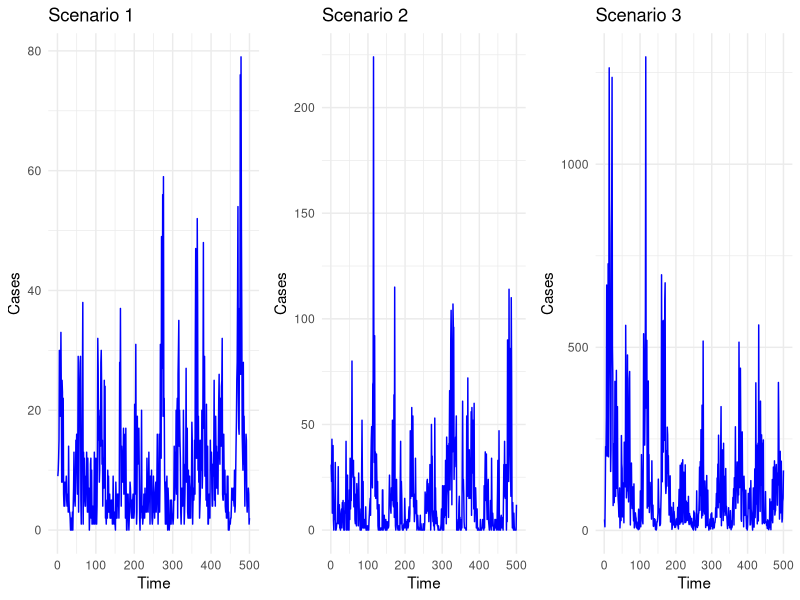
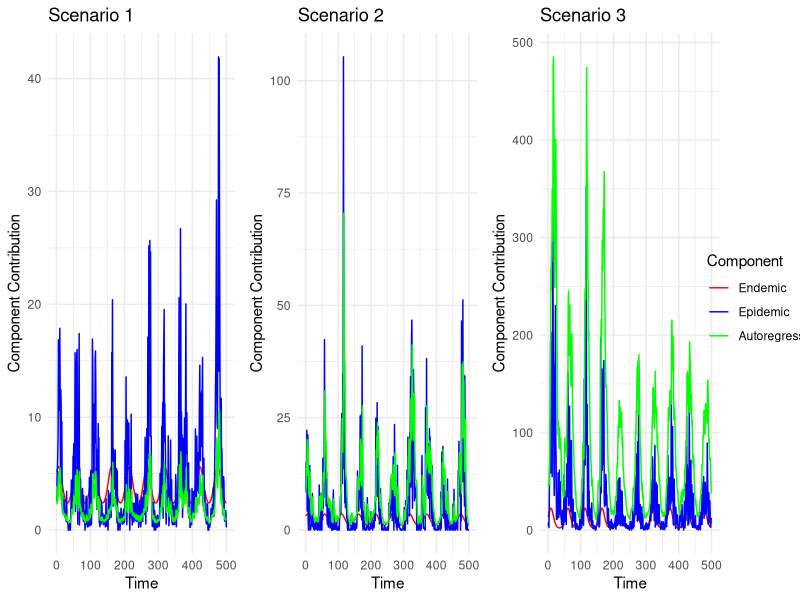

Write the R code that produced these figures, in order. (Note: a time limit stopped this script after it produced the figures.)
# 1) Load packages for visualization
library(ggplot2)
library(reshape2)
library(gridExtra)
library(grid)

set.seed(1021)

# 2) Define the generalized model function with flexible dispersion

xi <- function(psi,theta,lambda_t){
  psi + (theta / lambda_t)
}

simulate_ee_ar_generalized <- function(T = 552, lambda_start = 100, psi = 0.1, theta = 0.5, 
                                       alpha_nu = 5, beta_nu = 0.1, gamma_nu = 0.1,
                                       alpha_phi = 0.2, beta_phi = 0.1, gamma_phi = 0.1,
                                       gamma = 0.5, S = 52) {
  # Initialize variables
  Xt <- numeric(T)  # Infection counts per week
  lambda_t <- numeric(T)  # Conditional mean
  nu_t <- numeric(T)  # Seasonal components
  phi_t_values <- numeric(T)  # Epidemic components
  gamma_values <- numeric(T)  # Autoregressive components
  xi_t <- numeric(T)  # Stores ξ_t values
  
  # Initialize first values
  Xt[1] <- rnbinom(1, size = 1 / (psi + theta / lambda_start), mu = lambda_start)
  lambda_t[1] <- lambda_start
  nu_t[1] <- exp(alpha_nu + beta_nu * sin(2 * pi * 1 / S) + gamma_nu * cos(2 * pi * 1 / S))
  phi_t_values[1] <- 0  # No epidemic force at t = 1
  gamma_values[1] <- 0  # No autoregression at t = 1
  xi_t[1] <- psi + (theta / lambda_start)
  
  # Generate values for t = 2 to T
  for (t in 2:T) {
    # Compute components
    nu_t[t] <- exp(alpha_nu + beta_nu * sin(2 * pi * t / S) + gamma_nu * cos(2 * pi * t / S))
    phi_t_values[t] <- exp((alpha_phi + beta_phi * sin(2 * pi * t / S) + gamma_phi * cos(2 * pi * t / S))) * Xt[t-1]
    gamma_values[t] <- gamma * lambda_t[t-1]
    
    # Compute conditional mean
    lambda_t[t] <- nu_t[t] + phi_t_values[t] + gamma_values[t]
    
    # Compute dispersion parameter ξ_t
    xi_t[t] <- psi + (theta / lambda_t[t])
    
    # Sample new infections using the generalized dispersion model
    Xt[t] <- rnbinom(1, size = 1 / xi_t[t], mu = lambda_t[t])
  }
  
  return(list(Xt = Xt[-(1:S)], lambda_t = lambda_t[-(1:S)], nu_t = nu_t[-(1:S)], 
              phi_t_values = phi_t_values[-(1:S)], gamma_values = gamma_values[-(1:S)],
              xi_t = xi_t[-(1:S)])) 
}

# 3) Define simulation scenarios for the generalized model

scenarios <- list(
  list(gamma = 0.2, alpha_phi = -1.0, beta_phi = 0.3, gamma_phi = 0.3,
       alpha_nu = 1.3, beta_nu = 0.3, gamma_nu = 0.3, psi = 0.3, theta = 0.5,
       title = "Low Autoregression, Low Epidemic, High Seasonality"),
  
  list(gamma = 0.5, alpha_phi = -1.2, beta_phi = 0.4, gamma_phi = 0.4,
       alpha_nu = 0.7, beta_nu = 0.4, gamma_nu = 0.4, psi = 0.4, theta = 10,
       title = "Medium Autoregression, Medium Epidemic, Medium Seasonality"),
  
  list(gamma = 0.7, alpha_phi = -1.6, beta_phi = 0.3, gamma_phi = 0.2,
       alpha_nu = 2, beta_nu = 1, gamma_nu = 0.5, psi = 0.6, theta = 5,
       title = "High Autoregression, High Epidemic, Low Seasonality")
)

# 4) Simulate all scenarios
results_simulation <- lapply(scenarios, function(scenario) {
  simulate_ee_ar_generalized(gamma = scenario$gamma, 
                             alpha_phi = scenario$alpha_phi, 
                             beta_phi = scenario$beta_phi, 
                             gamma_phi = scenario$gamma_phi, 
                             alpha_nu = scenario$alpha_nu, 
                             beta_nu = scenario$beta_nu, 
                             gamma_nu = scenario$gamma_nu,
                             psi = scenario$psi,
                             theta = scenario$theta)
})

# 5) Plot the 3 simulations as time series

# Function that creates a data frame and plots the 
plot_scenarios <- function(results_simulation, scenarios) {
  time_series_plots <- list()
  for (i in 1:length(results_simulation)) {
    df <- data.frame(Time = 1:length(results_simulation[[i]]$Xt), Cases = results_simulation[[i]]$Xt)
    time_series_plots[[i]] <- ggplot(df, aes(x = Time, y = Cases)) +
      geom_line(color = "blue") +
      theme_minimal() +
      labs(title = paste("Scenario", i), x = "Time", y = "Cases")
    
  }
  return(time_series_plots)
}

# Generate plots
plots_scenarios <- plot_scenarios(results_simulation, scenarios)

# Arrange plots in a grid
grid.arrange(grobs = plots_scenarios, ncol = 3, nrow = 1)

# 6) Plot Decomposition of seasonal component nu_t, epidemic component phi_t * X_t 
#    and autoregressive component gamma * lambda_t

plot_decompositions <- function(results_simulation, scenarios) {
  
  decomposition_plots <- list()
  
  for (i in seq_along(results_simulation)) {
    result <- results_simulation[[i]]  # Select scenario results
    
    df_components <- data.frame(
      Time = 1:length(result$Xt),
      "Endemic" = result$nu_t,
      "Epidemic" = result$phi_t_values,
      "Autoregressive" = result$gamma_values
    )
    
    # Reshape for ggplot
    df_long <- melt(df_components, id.vars = "Time")
    
    # Create decomposition plot without legend
    p <- ggplot(df_long, aes(x = Time, y = value, color = variable)) +
      geom_line() +
      theme_minimal() +
      labs(title = paste("Scenario", i), 
           x = "Time", y = "Component Contribution") +
      scale_color_manual(values = c("red", "blue", "green")) +
      theme(legend.position = "none")  # Remove legend from individual plots
    
    decomposition_plots[[i]] <- p  # Store each plot in a list
  }
  
  # Extract legend from the first plot
  p_legend <- ggplot(df_long, aes(x = Time, y = value, color = variable)) +
    geom_line() +
    theme_minimal() +
    labs(color = "Component") +  # Ensure the legend appears
    scale_color_manual(values = c("red", "blue", "green")) 
  
  legend <- g_legend(p_legend)  # Extract the legend
  
  return(list(plots = decomposition_plots, legend = legend))
}

# Function to extract the legend from a ggplot object
g_legend <- function(a_gplot){
  tmp <- ggplot_gtable(ggplot_build(a_gplot))
  leg <- which(sapply(tmp$grobs, function(x) x$name) == "guide-box")
  legend <- tmp$grobs[[leg]]
  return(legend)
}

# Generate decomposition plots and extract the legend
decomposition_result <- plot_decompositions(results_simulation, scenarios)

# Arrange plots with a single legend on the right
grid.arrange(
  grobs = c(decomposition_result$plots, list(decomposition_result$legend)), 
  ncol = 4,  # 3 plots + 1 legend column
  widths = c(1, 1, 1, 0.3)  # Adjust legend width
)

# See what was computed for each scenario
results_1 <- as.data.frame(results_simulation[[1]])
results_2 <- as.data.frame(results_simulation[[2]])
results_3 <- as.data.frame(results_simulation[[3]])

# 7) Run simulation over multiple scenarios
set.seed(123)

start_time <- Sys.time()

num_simulations <- 1000

results_simulation <- lapply(scenarios, function(scenario) {
  replicate(num_simulations,   simulate_ee_ar_generalized(gamma = scenario$gamma, 
                                                  alpha_phi = scenario$alpha_phi, 
                                                  beta_phi = scenario$beta_phi, 
                                                  gamma_phi = scenario$gamma_phi, 
                                                  alpha_nu = scenario$alpha_nu, 
                                                  beta_nu = scenario$beta_nu, 
                                                  gamma_nu = scenario$gamma_nu,
                                                  psi = scenario$psi,
                                                  theta = scenario$theta),
            simplify = FALSE)
})

# 8) Define the Negative Log-Likelihood Function for the Generalized Model
neg_log_likelihood_generalized <- function(params, Xt, S = 52) {
  alpha_nu <- params[1]
  beta_nu <- params[2]
  gamma_nu <- params[3]
  alpha_phi <- params[4]
  beta_phi <- params[5]
  gamma_phi <- params[6]
  gamma <- params[7]
  psi <- params[8]
  theta <- params[9]
  
  T <- length(Xt)
  lambda_t <- numeric(T)
  lambda_t[1] <- Xt[1]
  
  for (t in 2:T) {
    nu_t <- exp(alpha_nu + beta_nu * sin(2 * pi * t / S) + gamma_nu * cos(2 * pi * t / S))
    phi_t <- exp(alpha_phi + beta_phi * sin(2 * pi * t / S) + gamma_phi * cos(2 * pi * t / S))
    lambda_t[t] <- nu_t + phi_t * Xt[t-1] + gamma * lambda_t[t-1]
    
    if (lambda_t[t] <= 0) return(1e10)  # Prevent invalid values
  }
  
  dispersion_t <- psi + (theta / lambda_t[2:T])
  ll <- sum(dnbinom(Xt[2:T], size = 1 / dispersion_t, mu = lambda_t[2:T], log = TRUE), na.rm = TRUE)
  return(-ll)  # Negative log-likelihood
}

estimate_mle <- function(Xt) {
  # Define initial parameters and bounds
  init_params <- c(5, 0.2, 0.2, 0.2, 0.2, 0.2, 0.2, 0.2, 0.2)
  lower_bounds <- c(0, 0, 0, -3, 0, 0, 0, 0.1, 0.1)
  upper_bounds <- c(5, 3, 1, 3, 1, 1, 1, 10, 100)
  
  # Optimization using L-BFGS-B
  res_lbfgsb <- optim(par = init_params,
                      fn = neg_log_likelihood_generalized,
                      Xt = Xt,
                      method = "L-BFGS-B",
                      lower = lower_bounds,
                      upper = upper_bounds)
  
  # Optimization using nlminb
  res_nlminb <- nlminb(start = init_params,
                       objective = function(params) neg_log_likelihood_generalized(params, Xt = Xt),
                       lower = lower_bounds,
                       upper = upper_bounds)
  
  # Choose the result with the lower negative log-likelihood
  if (res_lbfgsb$value < res_nlminb$objective) {
    chosen <- list(method = "L-BFGS-B", par = res_lbfgsb$par, value = res_lbfgsb$value)
  } else {
    chosen <- list(method = "nlminb", par = res_nlminb$par, value = res_nlminb$objective)
  }
  
  return(chosen$par)
}


# Extract true values from scenarios
true_values <- lapply(scenarios, function(scenario) {
  c(scenario$alpha_nu, scenario$beta_nu, scenario$gamma_nu,
    scenario$alpha_phi, scenario$beta_phi, scenario$gamma_phi,
    scenario$gamma, scenario$psi,scenario$theta)  
})

scenario_names <- c("Low Autoregression, Low Epidemic, High Seasonality", 
                    "Medium Autoregression, Medium Epidemic, Medium Seasonality", 
                    "High Autoregression, High Epidemic, Low Seasonality")

# Print true values for verification
print(true_values)

# Apply MLE estimation to each simulated dataset (1000 per scenario)
mle_results <- lapply(results_simulation, function(scenario_simulations) {
  lapply(scenario_simulations, function(sim) estimate_mle(sim$Xt))
})

# 9) Compute comparison true values vs. estimated values

# Convert mle results and true values into a matrix n_sim by parameters
mle_matrix <- do.call(rbind, unlist(mle_results, recursive = FALSE)) 
true_values_expanded <- do.call(rbind, lapply(true_values, function(x) {
  matrix(rep(x, times = num_simulations), ncol = length(x), byrow = TRUE)
})) 

param_means_1 <- colMeans(mle_matrix[1:num_simulations,], na.rm = TRUE)
param_means_2 <- colMeans(mle_matrix[(num_simulations + 1):(num_simulations*2),], na.rm = TRUE) 
param_means_3 <- colMeans(mle_matrix[(num_simulations*2 + 1):(3 * num_simulations),], na.rm = TRUE) 

param_sd_1 <- apply(mle_matrix[1:num_simulations,], 2, sd, na.rm = TRUE)
param_sd_2 <- apply(mle_matrix[(num_simulations + 1):(num_simulations*2),], 2, sd, na.rm = TRUE) 
param_sd_3<- apply(mle_matrix[(num_simulations*2 + 1):(3 * num_simulations),], 2, sd, na.rm = TRUE) 

# Compute Root Mean Squared Error (RMSE)
rmse_values_1 <- sqrt(colMeans((mle_matrix[1:num_simulations,] - 
                                  true_values_expanded[1:num_simulations,])^2, na.rm = TRUE))
rmse_values_2 <- sqrt(colMeans((mle_matrix[(num_simulations + 1):(num_simulations*2),] - 
                                  true_values_expanded[(num_simulations + 1):(num_simulations*2),])^2, na.rm = TRUE))
rmse_values_3 <- sqrt(colMeans((mle_matrix[(num_simulations*2 + 1):(3 * num_simulations),] - 
                                  true_values_expanded[(num_simulations*2 + 1):(3 * num_simulations),] )^2, na.rm = TRUE))

# Compute Relative Standard Error (RSE)
rse_values_1 <- rmse_values_1 / colMeans(true_values_expanded[1:num_simulations,], na.rm = TRUE)
rse_values_2 <- rmse_values_2 / colMeans(true_values_expanded[(num_simulations + 1):(num_simulations*2),], na.rm = TRUE)
rse_values_3 <- rmse_values_3 / colMeans(true_values_expanded[(num_simulations*2 + 1):(3 * num_simulations),], na.rm = TRUE)


true = as.numeric(as.character(unlist(true_values)))
estimated = as.numeric(as.character(c(param_means_1, param_means_2, param_means_3)))

# Combine parameter estimates into one long format using rbind()
comparison_df <- data.frame(
  Parameter = rep(c("Alpha_Nu", "Beta_Nu", "Gamma_Nu", 
                    "Alpha_Phi", "Beta_Phi", "Gamma_Phi", "Gamma", "Psi", "Theta"), 3),
  True = true,
  Estimated = estimated,
  Difference = abs(true - estimated),
  Relative_diff = abs(true - estimated)/abs(true),
  Sd = c(param_sd_1,param_sd_2,param_sd_3),
  RMSE = c(rmse_values_1, rmse_values_2, rmse_values_3),
  RSE = c(rse_values_1, rse_values_2, rse_values_3),
  Scenario = rep(c(scenario_names[1], scenario_names[2], scenario_names[3]), each = 9) 
)

# Compute Execution Time
end_time <- Sys.time()  
execution_time <- end_time - start_time  
print(paste("Total computation time:", execution_time))


# Function to format numeric columns with comma as decimal separator
format_decimal <- function(df) {
  # Identify numeric columns
  num_cols <- sapply(df, is.numeric)
  
  # Apply formatting to numeric columns
  df[, num_cols] <- lapply(df[, num_cols], function(x) 
    gsub("\\.", ",", format(round(x, 3), nsmall = 3)))
  
  return(df)
}

# Initialize a data frame to store results
pooled_stats <- data.frame(
  Scenario = scenario_names,
  Pooled_Mean = NA,
  Pooled_Variance = NA,
  Average_Mean = NA,
  Average_Variance = NA,
  stringsAsFactors = FALSE
)

# Iterate over each scenario
for (i in seq_along(results_simulation)) {
  sim_list <- results_simulation[[i]]
  
  # Pool all Xt values from every simulation run into one vector
  pooled_Xt <- unlist(lapply(sim_list, function(sim) sim$Xt))
  
  # Calculate pooled mean and variance
  pooled_mean <- mean(pooled_Xt)
  pooled_var  <- var(pooled_Xt)
  
  # For comparison: compute mean and variance for each simulation run
  individual_means <- sapply(sim_list, function(sim) mean(sim$Xt))
  individual_vars  <- sapply(sim_list, function(sim) var(sim$Xt))
  
  # Average the individual estimates
  average_mean <- mean(individual_means)
  average_var  <- mean(individual_vars)
  
  # Store results in the data frame
  pooled_stats[i, "Pooled_Mean"] <- pooled_mean
  pooled_stats[i, "Pooled_Variance"] <- pooled_var
  pooled_stats[i, "Average_Mean"] <- average_mean
  pooled_stats[i, "Average_Variance"] <- average_var
}

# Apply the function to `comparison_df`
comparison_df <- format_decimal(comparison_df)
pooled_stats <- format_decimal(pooled_stats)
# Print to check
print(comparison_df)
print(pooled_stats)
